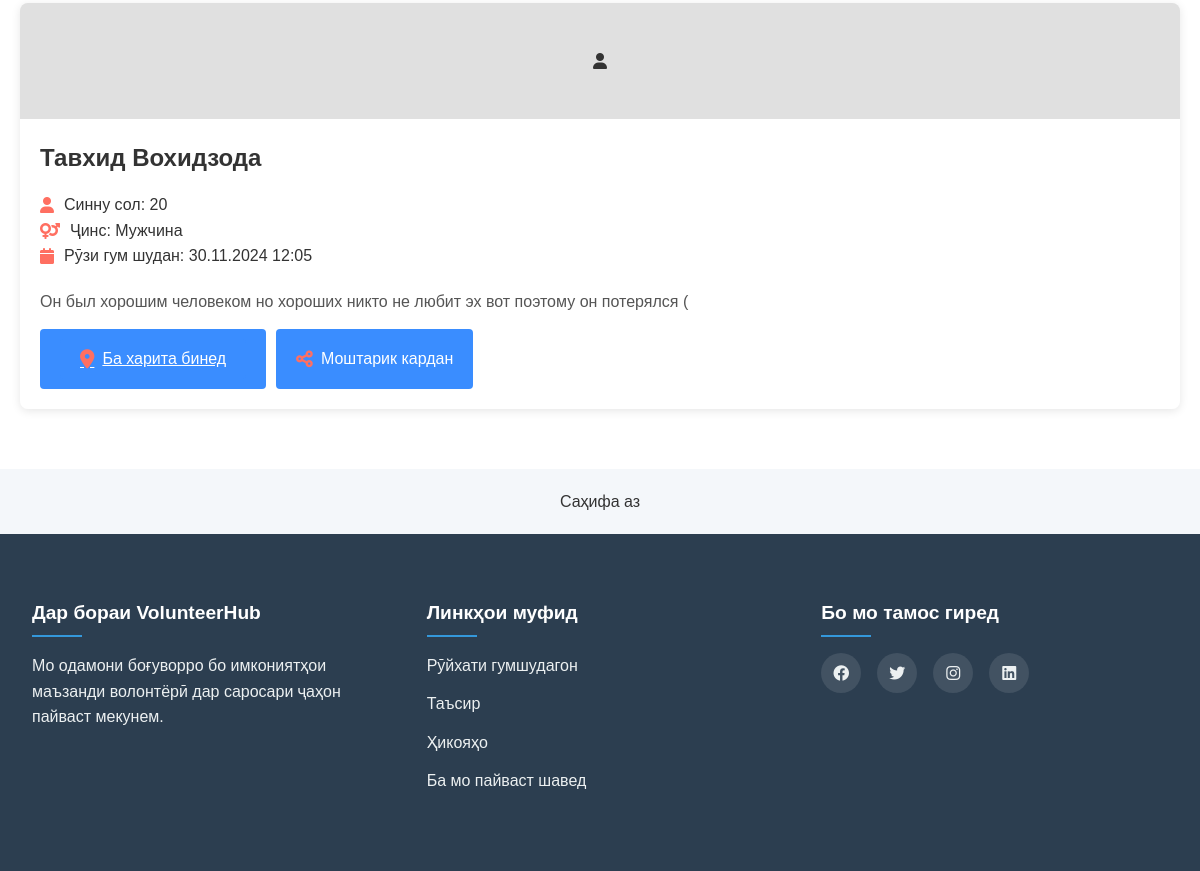
Page /missing_people/ (lower part) on the earlier database version.
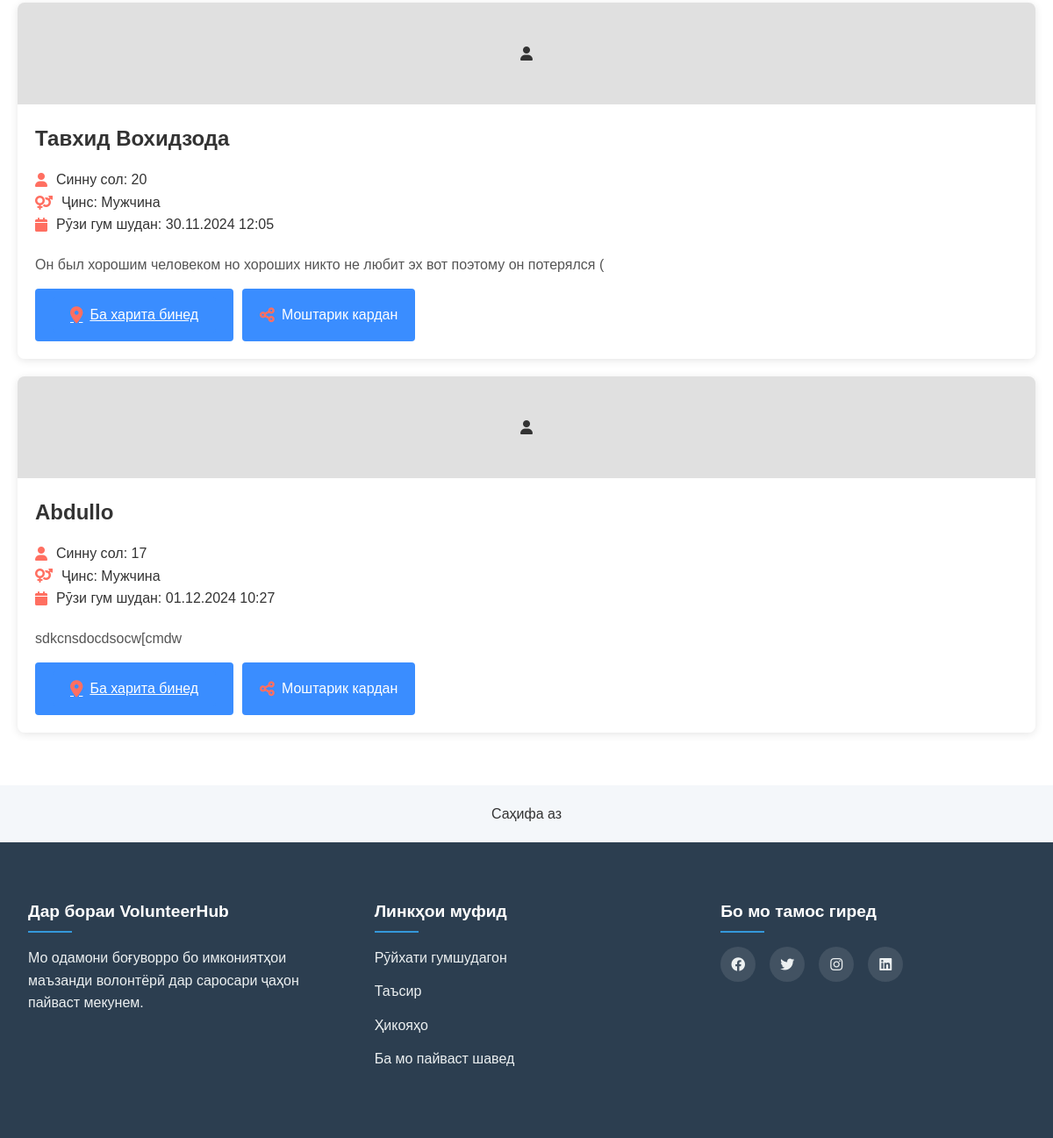
Same page on the later database version.
### volunteer/models.py (models this page shows, shortened)
class MissingPerson(models.Model):
    name = models.CharField(max_length=255)
    age = models.IntegerField(null=True, blank=True)
    gender = models.CharField(max_length=50, choices=CustomUser.CHOICE_GENDER, null=True)
    description = models.TextField(null=True, blank=True)
    last_known_latitude = models.FloatField()
    last_known_longitude = models.FloatField()
    reported_by = models.ForeignKey(CustomUser, on_delete=models.SET_NULL, null=True, blank=True)
    reported_time = models.DateTimeField(auto_now_add=True)

### volunteer/views.py (the view)
# urls.py: path('missing_people/', MissingPersonListView.as_view(), name='missing_person_list'),
class MissingPersonListView(ListView):
    model = MissingPerson
    template_name = 'missing_person_list.html'
    context_object_name = 'missing_people'
    paginate_by = 10
    def get_queryset(self):
        queryset = MissingPerson.objects.all()
        date_from = self.request.GET.get('date_from')
        date_to = self.request.GET.get('date_to')
        if date_from:
            try:
                date_from = datetime.strptime(date_from, '%Y-%m-%d').date()
                queryset = queryset.filter(reported_time__gte=date_from)
            except ValueError:
                pass  # Если формат даты неверен, просто игнорируем фильтрацию по этой дате
        if date_to:
            try:
                date_to = datetime.strptime(date_to, '%Y-%m-%d').date()
                queryset = queryset.filter(reported_time__lte=date_to)
            except ValueError:
                pass  # Если формат даты неверен, просто игнорируем фильтрацию по этой дате
        return queryset

### templates/missing_person_list.html (shortened to what this page needs)
{% extends "base.html" %}
{% load static %}
{% block content %}
<link rel="stylesheet" href="https://cdnjs.cloudflare.com/ajax/libs/aos/2.3.4/aos.css">
<link rel="stylesheet" href="{% static '/styles/mainformissing.css' %}">
<link rel="stylesheet" href="https://cdnjs.cloudflare.com/ajax/libs/font-awesome/6.0.0/css/all.min.css">
<main>
    <section id="missing-persons" class="missing-persons">
        <div class="persons-grid">
            {% for person in missing_people %}
                <div class="person-card" data-aos="fade-up">
                    <div class="person-image">
                        <div class="image-placeholder">
                            <i class="fas fa-user"></i>
                        </div>
                    </div>
                    <div class="person-info">
                        <h3>{{ person.name }}</h3>
                        <ul>
                            <li><i class="fas fa-user"></i> Синну сол: {{ person.age }}</li>
                            <li><i class="fas fa-venus-mars"></i> Ҷинс: {{ person.get_gender_display }}</li>
                            <li><i class="fas fa-calendar"></i> Рӯзи гум шудан: {{ person.reported_time|date:"d.m.Y H:i" }}</li>
                        </ul>
                        <p class="description">{{ person.description }}</p>
                        <div class="actions">
                            <a href="{% url "view_missing_person"  person.id%}" class="map-btn">
                                <button class="map-btn">
                                    <i class="fas fa-map-marker-alt"></i>
                                    Ба харита бинед
                                </button>
                            </a>
                            <button class="share-btn">
                                <i class="fas fa-share-alt"></i>
                                Моштарик кардан
                            </button>
                        </div>
                    </div>
                </div>
            {% empty %}
                <p class="no-missing-people">Одамони гумшуда барои санаи интихобшуда намебошанд.</p>
            {% endfor %}
        </div>
    </section>
    <div class="pagination">
        <span>Саҳифа {{ missing_people.number }} аз {{ missing_people.paginator.num_pages }}</span>
    </div>
</main>
{% endblock content %}

Differences in the rows shown:
added MissingPerson: name "Abdullo", age "17", gender "Мужчина", reported_time "01.12.2024 10:27", description "sdkcnsdocdsocw[cmdw"
